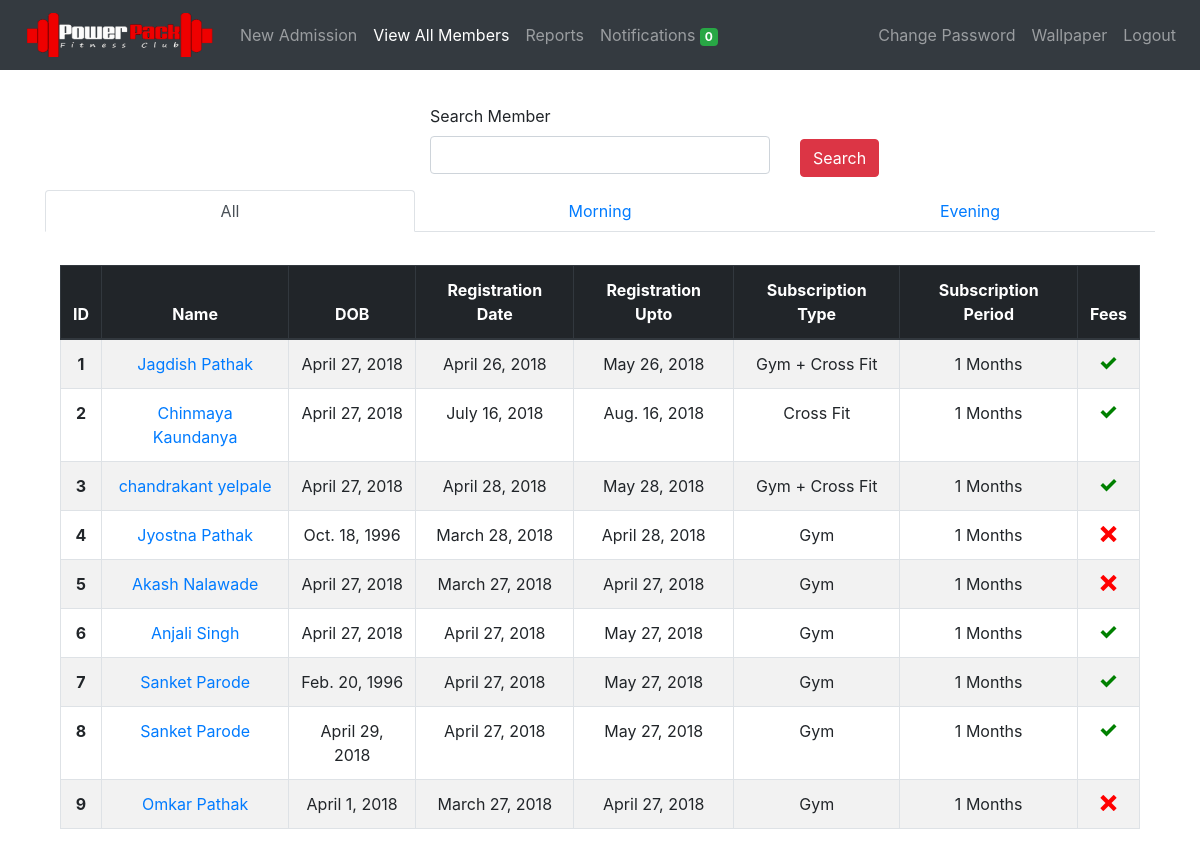
/members/view/ (signed in), run on an earlier commit of the app's database.
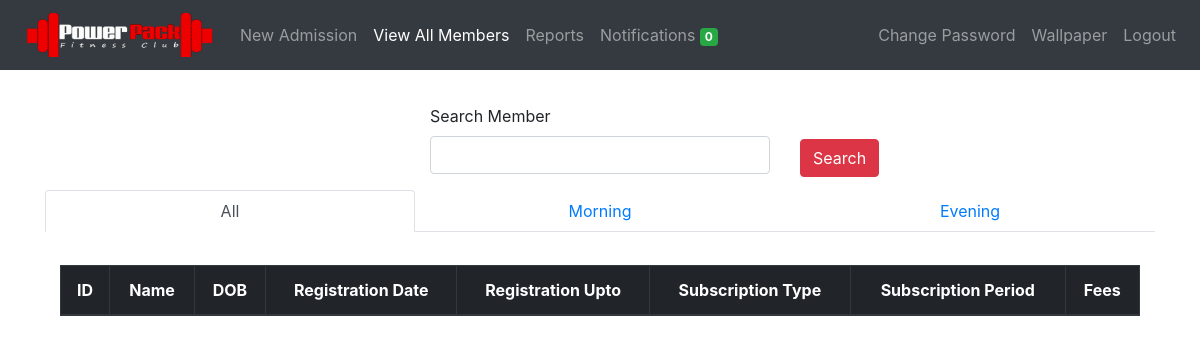
And on a later commit of the database.
### members/models.py (models this page shows, shortened)
class Member(models.Model):
	member_id = models.AutoField(primary_key=True)
	first_name = models.CharField(max_length=50)
	last_name = models.CharField(max_length=50)
	mobile_number = models.CharField(max_length=10, unique=True)
	email = models.EmailField(null=True, blank=True)
	address = models.CharField(max_length=300, blank=True)
	medical_history = models.CharField(max_length=300, blank=True, default='None')
	admitted_on = models.DateField(auto_now_add=True)
	registration_date = models.DateField()
	registration_upto = models.DateField()
	dob = models.DateField(default='dd/mm/yyyy')
	subscription_type  = models.CharField(
									max_length=30,
									choices=SUBSCRIPTION_TYPE_CHOICES,
									default=SUBSCRIPTION_TYPE_CHOICES[0][0])
	subscription_period = models.CharField(
									max_length=30,
									choices=SUBSCRIPTION_PERIOD_CHOICES,
									default=SUBSCRIPTION_PERIOD_CHOICES[0][0])
	amount = models.CharField(max_length=30)
	fee_status = models.CharField(
								max_length=30,
								choices=FEE_STATUS,
								default=FEE_STATUS[0][0])
	batch = models.CharField(
							max_length=30,
							choices=BATCH,
							default=BATCH[0][0])
	photo = models.FileField(upload_to='photos/', blank=True)
	notification = models.IntegerField(default=2, blank=True)

### members/views.py (the view)
# urls.py: path('view/', login_required(views.view_member), name='view_member'),
def view_member(request):
    view_all = Member.objects.all()
    paginator = Paginator(view_all, 100)
    try:
        page = request.GET.get('page', 1)
        view_all = paginator.page(page)
    except PageNotAnInteger:
        view_all = paginator.page(1)
    except EmptyPage:
        view_all = paginator.page(paginator.num_pages)
    search_form = SearchForm()
    evening = Member.objects.filter(batch='evening')
    morning = Member.objects.filter(batch='morning')
    context = {
        'all': view_all,
        'morning': morning,
        'evening': evening,
        'search_form': search_form,
        'subs_end_today_count': get_notification_count(),
    }
    return render(request, 'view_member.html', context)

### members/models.py (shortened to what this page needs)
class SearchForm(forms.Form):
		search = forms.CharField(label='Search Member', max_length=100, required=False)

### members/templatetags/tags.py (called while the page is built)
@register.filter(name='add_css')
def add_css(field, css):
    return field.as_widget(attrs={"class": css})

### notifications/config.py (called while the page is built)
def get_notification_count():
    NOTIF_COUNT = Member.objects.filter(
        registration_upto__gte=datetime.datetime.now(),
        registration_upto__lte=datetime.date.today() + datetime.timedelta(days=2),
        notification=1)
    PENDING_COUNT = Member.objects.filter(fee_status='pending', notification=1)
    return (NOTIF_COUNT | PENDING_COUNT).distinct().count()

### members/templates/view_member.html (shortened to what this page needs)
{% extends 'base.html' %}
{% load tags %}
{% load staticfiles %}
{% block content %}
<div class="container" style="margin-top: 3%">
    <form method="POST" action="{% url 'search_member' %}">
        <div class="row">
            <div class="form-group col"></div>
            <div class="form-group col">
                <label for="search">{{ search_form.search.label }}</label>
                {{ search_form.search | add_css:"form-control" }}
            </div>
            <div class="{% if not result %} col {% endif %}">
              <button type="submit" id="submit" class="btn btn-danger" style="margin-top: 35px;">Search</button>
            </div>
        </div>
    </form>
</div>
{% if result %}
  <div class="container" style="margin-top: 3%">
      <table class="table table-striped table-bordered">
        <thead class="text-center thead-dark">
          <tr>
            <th scope="col">ID</th>
            <th scope="col">Name</th>
            <th scope="col">DOB</th>
            <th scope="col">Registration Date</th>
            <th scope="col">Registration Upto</th>
            <th scope="col">Subscription Type</th>
            <th scope="col">Subscription Period</th>
            <th scope="col">Fees</th>
            <th scope="col">Delete User</th>
          </tr>
        </thead>
        <tbody class="text-center">
          {% for member in result %}
            <tr>
              <th scope="row">{{ forloop.counter }}</th>
              <td><a href="/members/update/{{ member.member_id }}">{{ member.first_name }} {{ member.last_name }}</a></td>
              <td>{{ member.dob }}</td>
              <td>{{ member.registration_date }}</td>
              <td>{{ member.registration_upto }}</td>
              <td>{{ member.get_subscription_type_display }}</td>
              <td>{{ member.subscription_period }} Months</td>
              <td>
                  {% if member.fee_status == 'paid' %}
                  <span class="icon-checkmark" style="color: green"></span>
                  {% else %}
                  <span class="icon-cross" style="color: red"></span>
                  {% endif %}
              </td>
              <td><a href="/members/delete/{{ member.member_id }}/"><button class="btn btn-danger">Delete</button></a></td>
            </tr>
          {% endfor %}
          </tbody>
      </table>
  </div>
{% else %}
  <ul class="nav nav-tabs nav-justified" id="myTab" role="tablist">
    <li class="nav-item">
      <a class="nav-link active" id="home-tab" data-toggle="tab" href="#all" role="tab" aria-controls="home" aria-selected="true">All</a>
    </li>
    <li class="nav-item">
      <a class="nav-link" id="home-tab" data-toggle="tab" href="#morning" role="tab" aria-controls="home" aria-selected="true">Morning</a>
    </li>
    <li class="nav-item">
      <a class="nav-link" id="profile-tab" data-toggle="tab" href="#evening" role="tab" aria-controls="profile" aria-selected="false">Evening</a>
    </li>
  </ul>
  <div class="tab-content" id="myTabContent">
    <div class="tab-pane fade show active" id="all" role="tabpanel" aria-labelledby="home-tab">
      <div class="container" style="margin-top: 3%">
          <table class="table table-striped table-bordered">
            <thead class="text-center thead-dark">
              <tr>
                <th scope="col">ID</th>
                <th scope="col">Name</th>
                <th scope="col">DOB</th>
                <th scope="col">Registration Date</th>
                <th scope="col">Registration Upto</th>
                <th scope="col">Subscription Type</th>
                <th scope="col">Subscription Period</th>
                <th scope="col">Fees</th>
              </tr>
            </thead>
            <tbody class="text-center">
              {% for member in all %}
                <tr>
                  <th scope="row">{{ forloop.counter }}</th>
                  <td><a href="/members/update/{{ member.member_id }}">{{ member.first_name }} {{ member.last_name }}</a></td>
                  <td>{{ member.dob }}</td>
                  <td>{{ member.registration_date }}</td>
                  <td>{{ member.registration_upto }}</td>
                  <td>{{ member.get_subscription_type_display }}</td>
                  <td>{{ member.subscription_period }} Months</td>
                  <td>
                      {% if member.fee_status == 'paid' %}
                      <span class="icon-checkmark" style="color: green"></span>
                      {% else %}
                      <span class="icon-cross" style="color: red"></span>
                      {% endif %}
                  </td>
                </tr>
              {% endfor %}
              </tbody>
          </table>
      </div>
    </div>
  </div>
{% endif %}
{% endblock %}

### templates/base.html (shortened to what this page needs)
<!doctype html>
{% load static %}
<html lang="en">
  <head>
    <link rel="stylesheet" href="{% static 'css/bootstrap.min.css' %}">
    <link rel="stylesheet" href="{% static 'css/style.css' %}">
  </head>
  <body>
    <nav class="navbar navbar-expand-lg navbar-dark bg-dark">
      <a class="navbar-brand" href="/"><img src="{% static 'images/logo.png' %}" class="img-fluid" style="width: 200px"></a>
      {% if request.user.username %}
      <div class="collapse navbar-collapse" id="navbarNav">
        <ul class="navbar-nav">
          <li class="nav-item {% if request.resolver_match.url_name == 'members' %} active {% endif %}">
            <a class="nav-link" href="{% url 'members'%}">New Admission<span class="sr-only">(current)</span></a>
          </li>
          <li class="nav-item  {% if request.resolver_match.url_name == 'view_member' %} active {% endif %}">
            <a class="nav-link" href="{% url 'view_member'%}">View All Members</a>
          </li>
          <li class="nav-item {% if request.resolver_match.url_name == 'reports' %} active {% endif %}">
            <a class="nav-link" href="{% url 'reports' %}">Reports</a>
          </li>
          <li class="nav-item  {% if request.resolver_match.url_name == 'notifications' %} active {% endif %}">
            <a class="nav-link" href="{% url 'notifications'%}">Notifications <span class="badge badge-success">{{ subs_end_today_count }}</span></a>
          </li>
        </ul>
        <ul class="navbar-nav ml-auto">
          <li class="nav-item {% if request.resolver_match.url_name == 'change_password' %} active {% endif %}">
              <a class="nav-link" href="{% url 'change_password'%}">Change Password</a>
          </li>
          <li class="nav-item  {% if request.resolver_match.url_name == 'set_wallpaper' %} active {% endif %}">
              <a class="nav-link" href="{% url 'set_wallpaper'%}">Wallpaper<span class="sr-only">(current)</span></a>
          </li>
          <li class="nav-item">
            <a class="nav-link" href="{% url 'logout'%}">Logout</a>
          </li>
        </ul>
        {% endif %}
      </div>
    </nav>
    <div class="container">
        {% block content %}
        {% endblock %}
    </div>
  </body>
</html>

What changed in the data, as far as the page shows it:
removed Member: first_name "Jagdish", last_name "Pathak", dob "April 27, 2018", registration_date "April 26, 2018", registration_upto "May 26, 2018", subscription_type "Gym + Cross Fit", subscription_period "1", fee_status "paid" (drawn)
removed Member: first_name "Chinmaya", last_name "Kaundanya", dob "April 27, 2018", registration_date "July 16, 2018", registration_upto "Aug. 16, 2018", subscription_type "Cross Fit", subscription_period "1", fee_status "paid" (drawn)
removed Member: first_name "chandrakant", last_name "yelpale", dob "April 27, 2018", registration_date "April 28, 2018", registration_upto "May 28, 2018", subscription_type "Gym + Cross Fit", subscription_period "1", fee_status "paid" (drawn)
removed Member: first_name "Jyostna", last_name "Pathak", dob "Oct. 18, 1996", registration_date "March 28, 2018", registration_upto "April 28, 2018", subscription_type "Gym", subscription_period "1", fee_status "pending" (drawn)
removed Member: first_name "Akash", last_name "Nalawade", dob "April 27, 2018", registration_date "March 27, 2018", registration_upto "April 27, 2018", subscription_type "Gym", subscription_period "1", fee_status "pending" (drawn)
removed Member: first_name "Anjali", last_name "Singh", dob "April 27, 2018", registration_date "April 27, 2018", registration_upto "May 27, 2018", subscription_type "Gym", subscription_period "1", fee_status "paid" (drawn)
removed Member: first_name "Sanket", last_name "Parode", dob "Feb. 20, 1996", registration_date "April 27, 2018", registration_upto "May 27, 2018", subscription_type "Gym", subscription_period "1", fee_status "paid" (drawn)
removed Member: first_name "Sanket", last_name "Parode", dob "April 29, 2018", registration_date "April 27, 2018", registration_upto "May 27, 2018", subscription_type "Gym", subscription_period "1", fee_status "paid" (drawn)
removed Member: first_name "Omkar", last_name "Pathak", dob "April 1, 2018", registration_date "March 27, 2018", registration_upto "April 27, 2018", subscription_type "Gym", subscription_period "1", fee_status "pending" (drawn)
